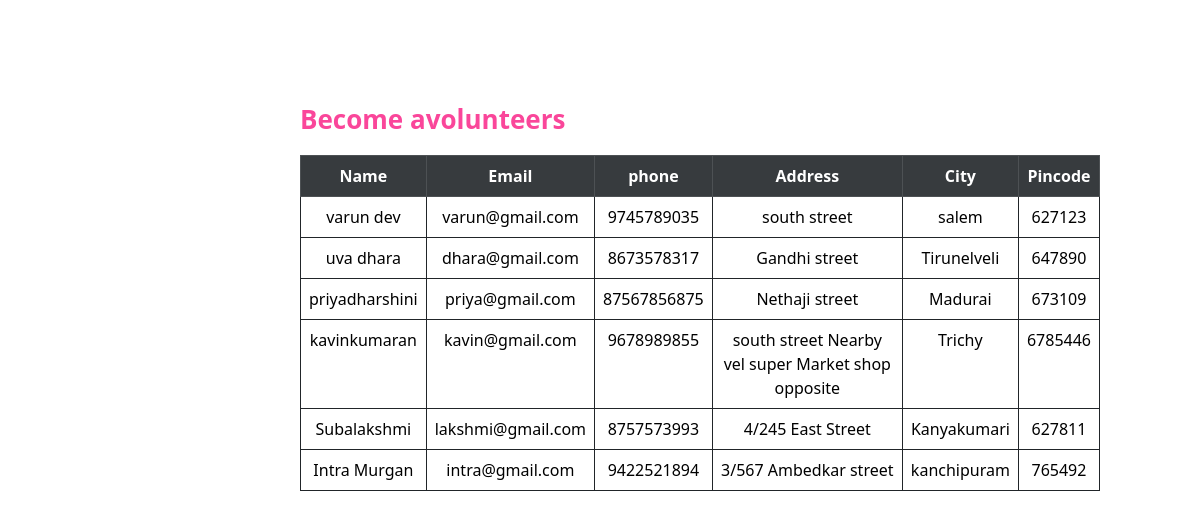
Page /vntstbl on the committed database.
### tables this page shows
CREATE TABLE "volunterrs" (
	"name"	TEXT,
	"email"	TEXT,
	"phone"	INTEGER,
	"address"	TEXT,
	"city"	TEXT,
	"pincode"	INTEGER
);

### app.py (the view)
@app.route('/vntstbl')
def vntstbl():
    con = sqlite3.connect('charity.db')
    con.row_factory = sqlite3.Row  # Enables dictionary-style access
    cursor = con.cursor()
    cursor.execute('select * from volunterrs')
    res = cursor.fetchall()
    return render_template("vntstbl.html", datas=res)

### templates/vntstbl.html (shortened to what this page needs)
<!DOCTYPE html>
<html lang="en">
<head>
    <link
    href="https://cdn.jsdelivr.net/npm/bootstrap@5.3.3/dist/css/bootstrap.min.css"
    rel="stylesheet"
  />
</head>
<body>
     <div class="table-responsive">
        <div class="table">
         <div class="t2">
           <p> Become avolunteers</p>
           <table class="table table-bordered border-dark table-hover text-center ">
             <thead>
               <tr class="table-dark table-active text-white">
                 <th scope="col">Name</th>
                 <th scope="col">Email</th>
                 <th scope="col">phone</th>
                 <th scope="col">Address</th>
                 <th scope="col">City</th>
                  <th scope="col">Pincode</th>
               </tr>
             </thead>
             {% for data in datas %}
             <tbody>
               <tr>
                 <td scope="row">{{ data['name'] }}</td>
                 <td>{{ data['email'] }}</td>
                 <td>{{ data['phone'] }}</td>
                 <td>{{ data['address'] }}</td>
                 <td>{{ data['city'] }}</td>
                 <td>{{ data['pincode'] }}</td>
               </tr>
             </tbody>
             {% endfor %}
           </table>
         </div>
       </div>
       </div>
</body>
</html>

### templates/vntstbl.html (style rules this page uses)
.t2 { margin-left:300px; width:800px; margin-top:50px; }
.t2 p { color:#fa469a; font-size:26px; font-weight:bold; }
.t2 { margin-left:300px; width:800px; margin-top:100px; }

### rows in the picture
volunterrs: name "varun dev", email "varun@gmail.com", phone "9745789035", address "south street", city "salem", pincode "627123"
volunterrs: name "uva dhara", email "dhara@gmail.com", phone "8673578317", address "Gandhi street", city "Tirunelveli", pincode "647890"
volunterrs: name "priyadharshini", email "priya@gmail.com", phone "87567856875", address "Nethaji street", city "Madurai", pincode "673109"
volunterrs: name "kavinkumaran", email "kavin@gmail.com", phone "9678989855", address "south street Nearby vel super Market shop opposite", city "Trichy", pincode "6785446"
volunterrs: name "Subalakshmi", email "lakshmi@gmail.com", phone "8757573993", address "4/245 East Street", city "Kanyakumari", pincode "627811"
volunterrs: name "Intra Murgan", email "intra@gmail.com", phone "9422521894", address "3/567 Ambedkar street", city "kanchipuram", pincode "765492"
